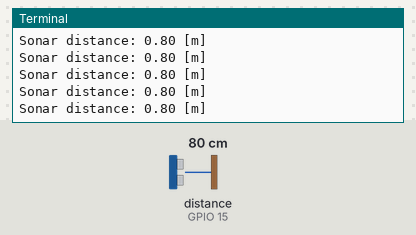
A program run on a simulated Raspberry Pi (BCM pin numbers). Parts: the last lines printed to the terminal. The inputs (shaded band) are chosen by the test bench; at power-on: distance to the obstacle (sensor on GPIO 15) 80 cm. The echo pulse lasts 58.3 µs per cm; the clock reads 2024-03-15 10:24:30 at power-on unless the program sets it.

Above: at 1.2 s.
1.3 s: distance to the obstacle (sensor on GPIO 15) set to 2 cm
At 1.59 s:
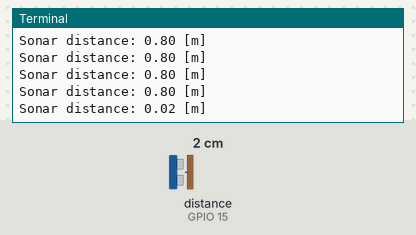
2.8 s: distance to the obstacle (sensor on GPIO 15) set to 4 cm
At 3.0 s:
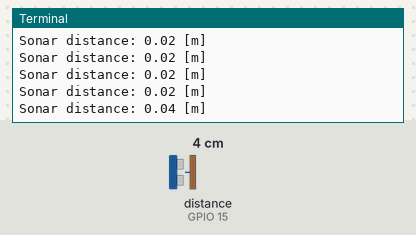
Timing chart, 0 to 5.8 s (numbered marks = the images above; inputs shaded):
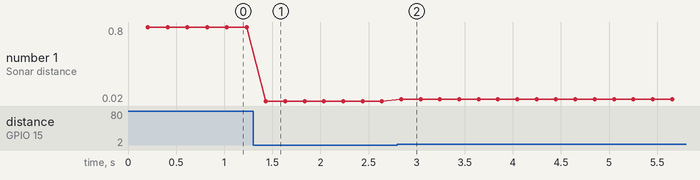

Measured:
- after the input at 1.3 s, the terminal: prints a new line after 0.13 s (image 1)
- after the input at 2.8 s, the terminal: prints a new line at once (image 2)
- plotted number 1: 0.8 → 0.02 after the input at 1.3 s, 0.02 → 0.04 after the input at 2.8 s

The program:

simpleSonar.py
```python
import RPi.GPIO as GPIO
import time


#### SETUP ####

GPIO.setmode(GPIO.BCM)

sonarTrigPin=14
sonarEchoPin=15

GPIO.setup(sonarTrigPin,GPIO.OUT)
GPIO.setup(sonarEchoPin,GPIO.IN)


#### MAIN LOOP ####

try:

	while True:

		time.sleep(0.2)

		time.sleep(0.000002)
		GPIO.output(sonarTrigPin,False)
		time.sleep(0.000002)    # 2 microseconds
		GPIO.output(sonarTrigPin,True)
		time.sleep(0.00001)     # 10 microseconds
		GPIO.output(sonarTrigPin,False)

		while GPIO.input(sonarEchoPin)==0:  # Overwrite pulseStart until pulse is detected
			pulseStart=time.time()

		while GPIO.input(sonarEchoPin)==1:  # Overwrite pulseEnd until pulse has ended
			pulseEnd=time.time()

		try:

			pulseDuration=pulseEnd-pulseStart

			sonarDistance=(pulseDuration/2.0)*343

			if sonarDistance>4:	# Sensor not accurate for higher values
				sonarDistance=-1

			print "Sonar distance: %.2f [m]" % sonarDistance

		except:

			print GPIO.input(sonarEchoPin)
			print "Read value was not valid. Trying again"

except (KeyboardInterrupt,SystemExit):

	print "Keyboard interrupt catched. Closing"
	GPIO.cleanup()
```
